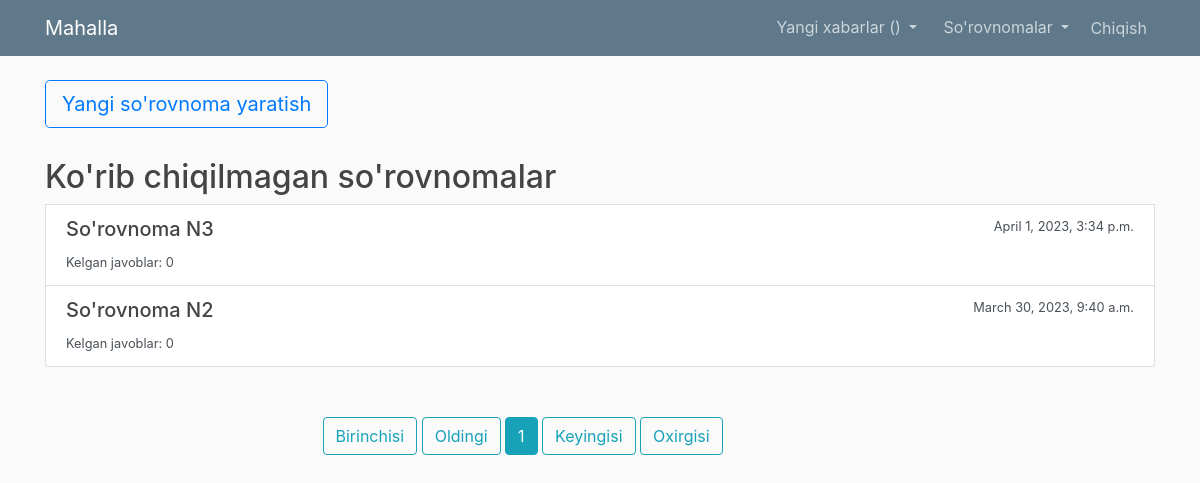
The app's page /requests/notfinished (signed in) with its own data.
### main/models.py (models this page shows, shortened)
class RequestModel(models.Model):
    sender = models.ForeignKey(User, on_delete=models.CASCADE, related_name='requests_as_sender')
    taxminiy_qonun_buzarlik_holati = models.CharField(
        max_length=200,
        choices=QonunBuzilishOptions.choices,
        default=QonunBuzilishOptions.BOSHQA
    )
    context = models.TextField(verbose_name="Text contexti")
    address = models.TextField()
    image = models.ImageField(upload_to='requests/', null=True, blank=True)
    location_latitude = models.CharField(max_length=200, null=True, blank=True)
    location_longitude = models.CharField(max_length=200, null=True, blank=True)
    created_at = models.DateTimeField(auto_now_add=True)
    hokimiyat_receiver = models.ForeignKey(
        User,
        on_delete=models.CASCADE,
        related_name='requests_as_hokimiyat_receiver',
        null=True,
        blank=True
    )
    kadastr_receiver = models.ForeignKey(
        User,
        on_delete=models.CASCADE,
        related_name='requests_as_kadastr_receiver',
        null=True,
        blank=True,
    )
    qurilish_receiver = models.ForeignKey(
        User,
        on_delete=models.CASCADE,
        related_name='requests_as_qurilish_receiver',
        null=True,
        blank=True,
    )
    class Meta:
        verbose_name = 'So\'rovnoma'
        verbose_name_plural = 'So\'rovnomalar'
        ordering = ['-created_at']

### main/views.py (the view)
# urls.py: path("requests/notfinished", request_not_finished_list, name='not-finished-request-list'),
@login_required(login_url='users/login')
@mahalla_only
def request_not_finished_list(request):
    context = {"host_name":"www"}
    query_page_num = request.GET.get('page', 1)
    all_request_objects = RequestModel.objects.filter(
        sender=request.user, responses__isnull=True
        ).distinct().order_by(
            '-created_at'
        )
    paginator = Paginator(all_request_objects, paginator_number)
    request_objects = paginator.get_page(query_page_num)
    context['request_objects'] = request_objects
    context['page_name'] = "Ko'rib chiqilmagan so'rovnomalar"
    return render(request=request, template_name='main/request_list.html', context=context)

### users/models.py (called while the page is built)
    def __str__(self):
        if self.role == 'Rais' or self.role == 'Hokim yordamchisi':
            return f"MFY: {self.mahalla.name}, {self.mahalla.tuman.name}"
        elif self.role in ['Kadastr', 'Hokimiyat', 'Qurilish', 'Nazoratchi']:
            return f"{self.role}: {self.tuman}"
        else:
            return f"Admin: {self.username}"

### main/templates/main/request_list.html (shortened to what this page needs)
{% extends "main/base.html" %}
{% load hosts %}
{% block content %}
<a href="{% host_url 'request-create' host host_name %}"class="btn btn-outline-primary btn-lg" id="create-request">Yangi so'rovnoma yaratish</a>
<div class="list-group">
  <h2>{{ page_name }}</h2>
    {% for request_obj in request_objects %}
      <a href="{% url 'request-info' pk=request_obj.pk %}" class="list-group-item list-group-item-action flex-column align-items-start">
        <div class="d-flex w-100 justify-content-between">
          <h5 class="mb-1">So'rovnoma N{{ request_obj.pk }}</h5>
          <small>{{ request_obj.created_at }}</small>
        </div>
        <small>Kelgan javoblar: {{ request_obj.responses.count }}</small>
      </a>
    {% endfor %}
</div>
<div class="paginator">
  <a class="btn btn-outline-info mb-4" href="?page=1">Birinchisi</a>
  {% if request_objects.has_previous %}
    <a class="btn btn-outline-info mb-4" href="?page={{ request_objects.previous_page_number }}">Oldingi</a>
  {% else %}
    <a class="btn btn-outline-info mb-4" href="?page=1">Oldingi</a>
  {% endif %}
  {% for num in request_objects.paginator.page_range %}
    {% if request_objects.number == num %}
      <a class="btn btn-info mb-4" href="?page={{ num }}">{{ num }}</a>
    {% elif num > request_objects.number|add:'-3' and num < request_objects.number|add:'3' %}
      <a class="btn btn-outline-info mb-4" href="?page={{ num }}">{{ num }}</a>
    {% endif %}
  {% endfor %}
  {% if request_objects.has_next %}
    <a class="btn btn-outline-info mb-4" href="?page={{ request_objects.next_page_number }}">Keyingisi</a>
  {% else %}
    <a class="btn btn-outline-info mb-4" href="?page={{ request_objects.paginator.num_pages }}">Keyingisi</a>
  {% endif %}
  <a class="btn btn-outline-info mb-4" href="?page={{ request_objects.paginator.num_pages }}">Oxirgisi</a>
</div>
{% endblock content %}

### main/static/main/main.css (style rules this page uses)
body { background: #fafafa; color: #333333; margin-top: 5rem; }
h1, h2, h3, h4, h5, h6 { color: #444444; }
#create-request { margin-bottom: 30px; }
.list-group { margin-bottom: 50px; }
.paginator { margin: auto; width: 50%; }

### records on screen
RequestModel: pk "3", created_at "April 1, 2023, 3:34 p.m.", responses.count "0"
RequestModel: pk "2", created_at "March 30, 2023, 9:40 a.m.", responses.count "0"

### other values on screen
{{ page_name }} "Ko'rib chiqilmagan so'rovnomalar"
{{ num }} "1"
